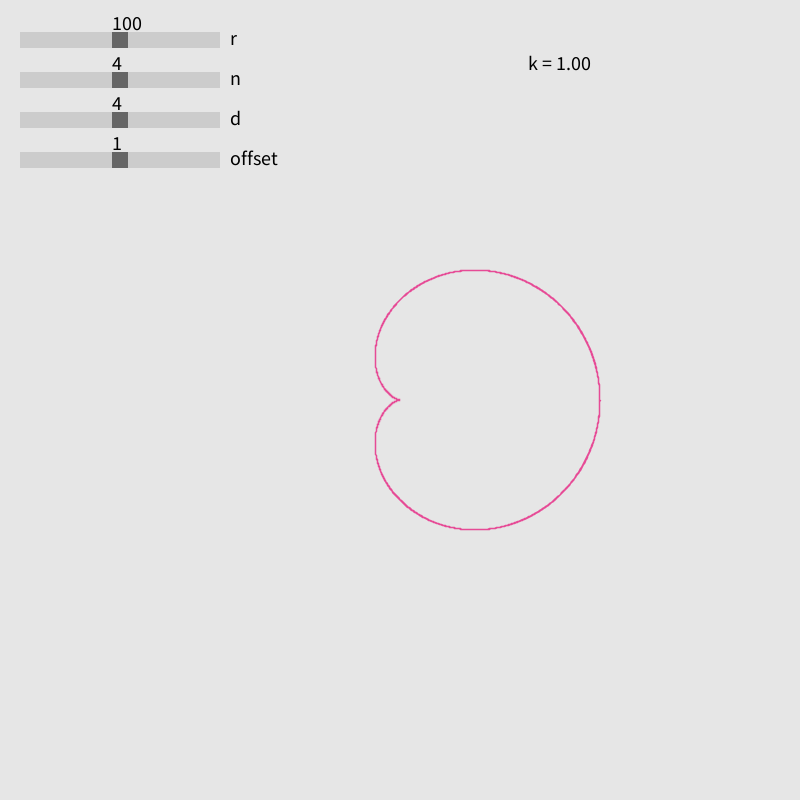
Frame 1 (no input)
Frame 60 (the mouse pressed at the canvas centre just before this capture): identical to frame 1, image omitted
Frame 120 (the mouse held since frame 60 and released just before this capture): identical to frame 1, image omitted

The Processing sketch that drew this single still picture (run headless with seeded random() and noise(); from frame 60 on, the mouse is pressed at the canvas centre):

// Processing sketch: rose_mathematic
// ── rose_mathematic.pde
float r;
float k =1;
float n;
float d;
float offset = 0;

HScrollbar hs_r, hs_n, hs_d, hs_offset;  


void setup() {
  size(800, 800);
  
  int min_r = 0;
  int max_r = 200;
  int min_n = 1;
  int max_n = 9;  
  int min_d = 1;
  int max_d = 9;
  int min_offset = 0;
  int max_offset = 2;
  
  colorMode(RGB, 255, 255, 255, 1);

  hs_r = new HScrollbar(20, 40, width/4, 16, 1, "r", min_r, max_r);
  hs_n = new HScrollbar(20, 80, width/4, 16, 1, "n", min_n, max_n);
  hs_d = new HScrollbar(20, 120, width/4, 16, 1, "d", min_d, max_d);
  hs_offset = new HScrollbar(20, 160, width/4, 16, 1, "offset", min_offset, max_offset);
}

void draw() {
  background(230);
 
  hs_r.update();
  hs_n.update();
  hs_d.update();
  hs_offset.update();
  hs_r.display();
  hs_n.display();
  hs_d.display();
  hs_offset.display();
  
  r = hs_r.getPos();
  n = (int)hs_n.getPos();
  d = (int)hs_d.getPos();
  offset = (int)hs_offset.getPos();
  k = n/d;
  println("n = " + n + "   d = " + d + "   k = " + k + "   offset = " + offset);
  textSize(20);
  fill(0);
  text("k = " + nf(k, 1, 2), 0.66*width, 70);
  
  translate(width/2, height/2);
  noFill();
  stroke(230, 9, 116, 0.7);
  strokeWeight(1.5);
  beginShape();
  for (float i = 0; i< TWO_PI*d; i = i + 0.01) {
    float x = r*(cos(k*i) + offset)*cos(i);
    float y = r*(cos(k*i) + offset)*sin(i);
    vertex(x,y);
  }
  endShape();
}

// ── HScrollbar.pde
class HScrollbar {
  int swidth, sheight;    // width and height of bar
  float xpos, ypos;       // x and y position of bar
  float spos, newspos;    // x position of slider
  float sposMin, sposMax; // max and min values of slider
  int loose;              // how loose/heavy
  boolean over;           // is the mouse over the slider?
  boolean locked;
  float ratio;
  String name;
  int sh, sw;
  float min, max;
  float spos_map;

  HScrollbar (float xp, float yp, int sw_, int sh_, int l, String name_, float min_, float max_) {
    swidth = sw_;
    sheight = sh_;
    int widthtoheight = sw_ - sh_;
    ratio = (float)sw_ / (float)widthtoheight;
    xpos = xp;
    ypos = yp-sheight/2;
    spos = xpos + swidth/2 - sheight/2;
    newspos = spos;
    sposMin = xpos;
    sposMax = xpos + swidth - sheight;
    loose = l;
    name = name_;
    min = min_;
    max = max_;
    spos_map = (max - min)/2;
  }

  void update() {
    if (overEvent()) {
      over = true;
    } else {
      over = false;
    }
    if (mousePressed && over) {
      locked = true;
    }
    if (!mousePressed) {
      locked = false;
    }
    if (locked) {

      newspos = constrain(mouseX-sheight/2, xpos, xpos + swidth - sheight);

    }
    if (abs(newspos - spos) > 1) {
      spos = spos + (newspos-spos)/loose;
      spos_map = map(spos, xpos, xpos + swidth - 1.5*sheight, min, max);
    }
  }

  float constrain(float val, float minv, float maxv) {
    return min(max(val, minv), maxv);
  }

  boolean overEvent() {
    if (mouseX > xpos && mouseX < xpos+swidth &&
       mouseY > ypos && mouseY < ypos+sheight) {
      return true;
    } else {
      return false;
    }
  }

  void display() {
    noStroke();
    fill(204);
    rect(xpos, ypos, swidth, sheight);
    textSize(20);
    fill(0);
    text(name, xpos + swidth + 10 , ypos + 0.8*sheight );
    text((int)spos_map, spos, ypos-2);
    if (over || locked) {
      fill(0, 0, 0);
    } else {
      fill(102, 102, 102);
    }
    rect(spos, ypos, sheight, sheight);
  }

  float getPos() {
    return (float)spos_map;
    //return (float)spos_map * ratio;
  }
}
